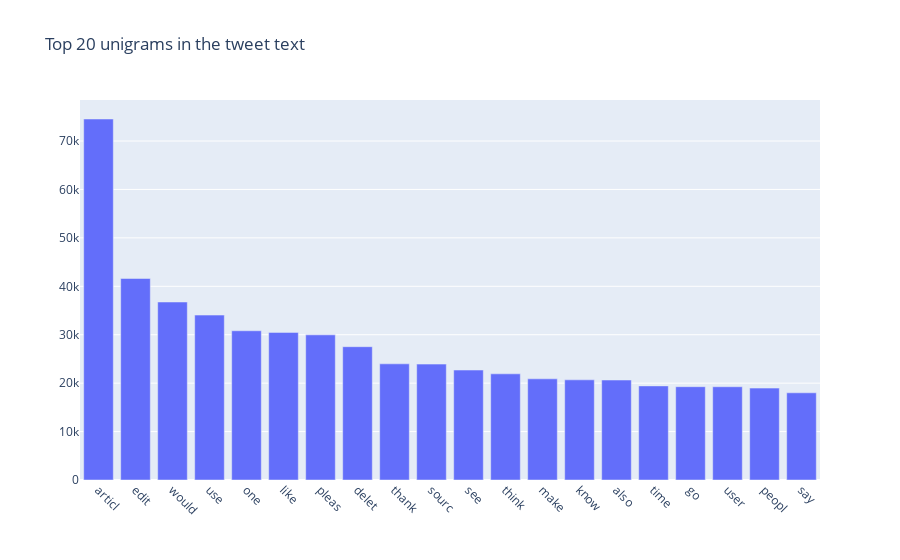

Notebook code for this chart:
### Code cell
#unigram
def get_top_n_words(corpus, n=None):
    vec = CountVectorizer().fit(corpus)
    bag_of_words = vec.transform(corpus)
    sum_words = bag_of_words.sum(axis=0) 
    words_freq = [(word, sum_words[0, idx]) for word, idx in vec.vocabulary_.items()]
    words_freq =sorted(words_freq, key = lambda x: x[1], reverse=True)
    return words_freq[:n]

common_words = get_top_n_words(df_train['comment_text'], 20)
df2 = pd.DataFrame(common_words, columns = ['unigram' , 'count'])

fig = go.Figure([go.Bar(x=df2['unigram'], y=df2['count'])])
fig.update_layout(title=go.layout.Title(text="Top 20 unigrams in the tweet text"))
fig.update_xaxes(tickangle=45)
fig.show()

### Figure 1 — Plotly figure (JSON) as saved in the notebook; plotly's stock layout.template omitted (floating-point values rounded to 4 significant figures)
{"data": [{"type": "bar", "x": ["articl", "edit", "would", "use", "one", "like", "pleas", "delet", "thank", "sourc", "see", "think", "make", "know", "also", "time", "go", "user", "peopl", "say"], "y": [74547, 41613, 36756, 34055, 30815, 30480, 29969, 27529, 23988, 23930, 22705, 21922, 20889, 20685, 20646, 19432, 19266, 19257, 18973, 18006]}], "layout": {"title": {"text": "Top 20 unigrams in the tweet text"}, "xaxis": {"tickangle": 45}}}
